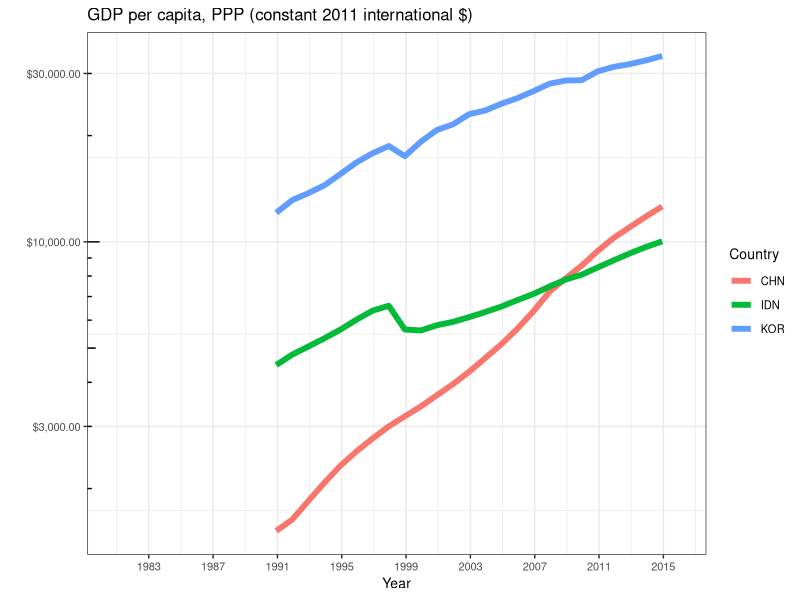
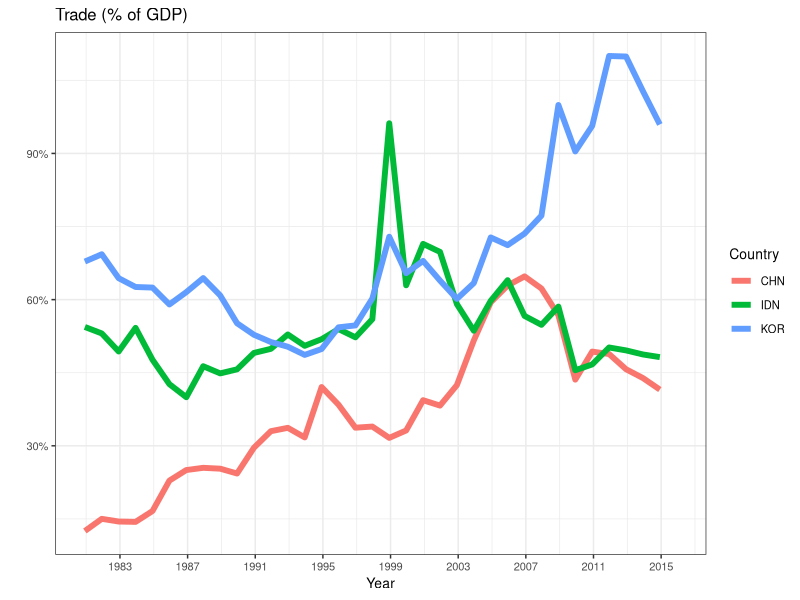
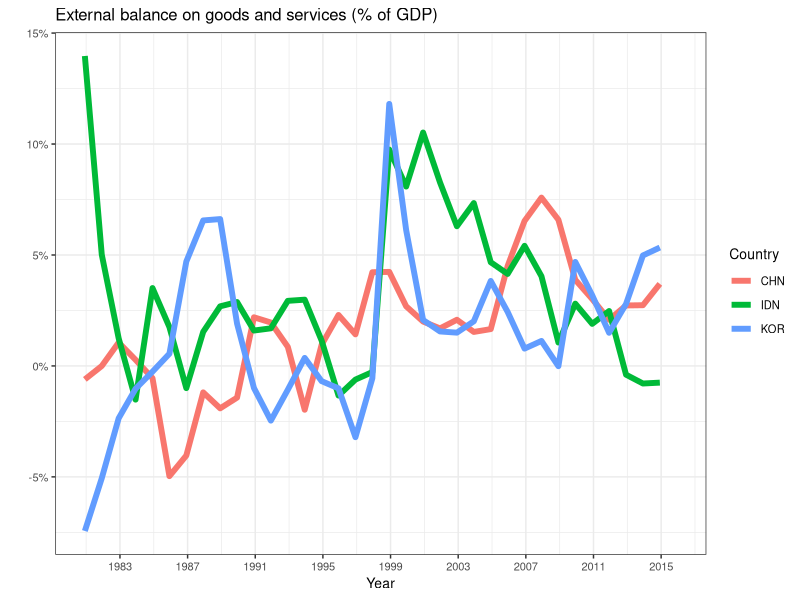
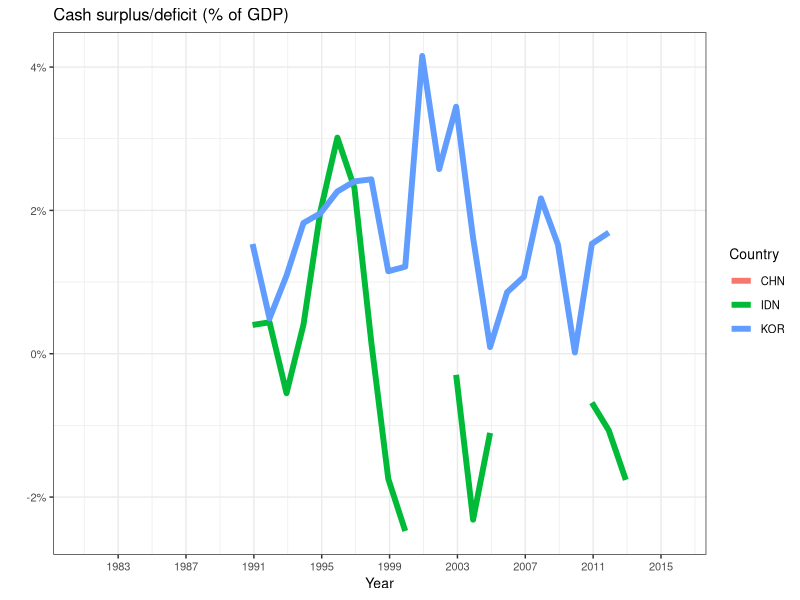
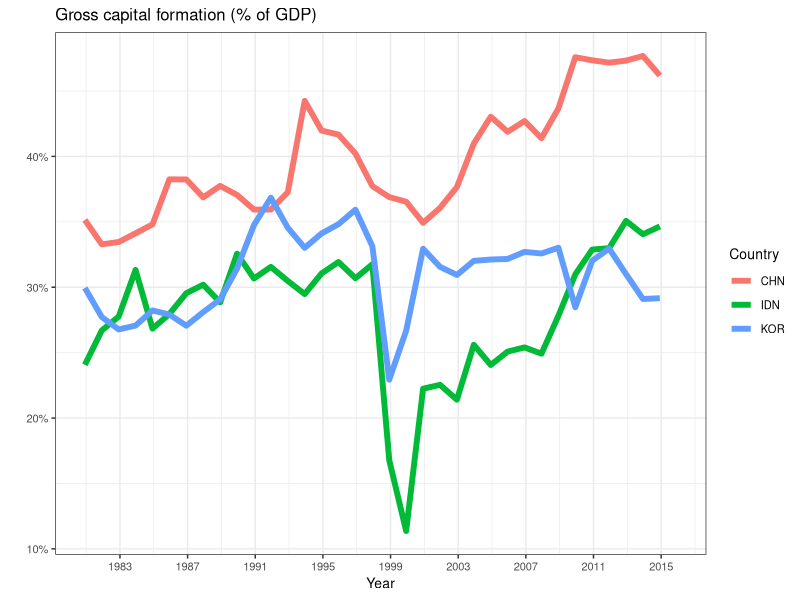
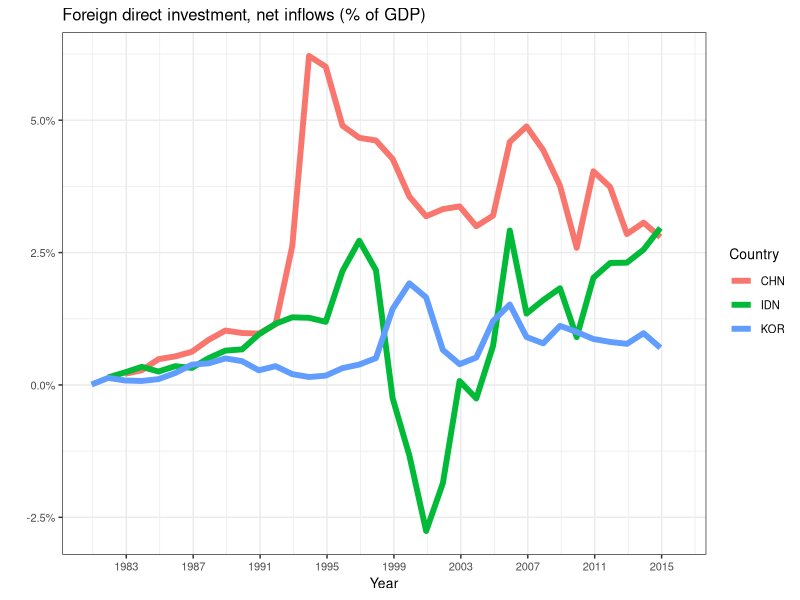
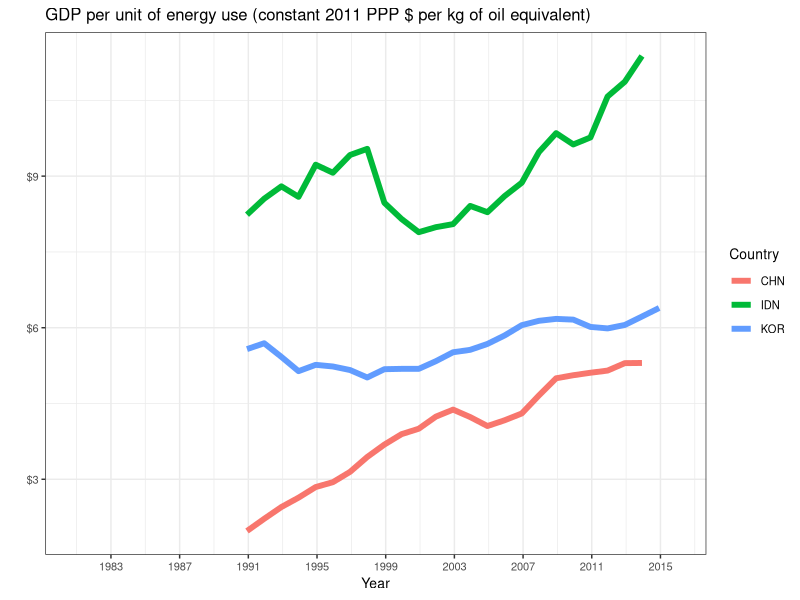
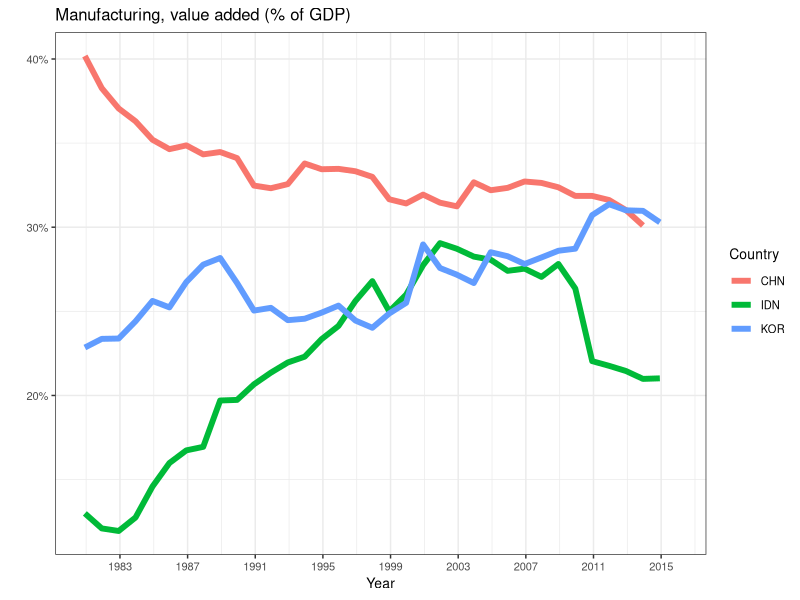

Write the R code that produced these figures, in order.
## ---- chunk 1
library(reshape)
library(ggplot2)
library(plyr)
library(reshape)
library(scales)

x <- read.csv (
    "Team-1-Data.csv", 
    na.strings=c("NA","NaN", " ", "..") 
    )

plotList <- read.csv("Team-1-Definition-and-Source.csv")

names(x)[5:40] <- c(1980:2015)
data <- subset(x, select=-c(Country.Name, Series.Name))
names(data)[1] <- "Country"
mdata <- melt(data, id=c("Series.Code","Country"), variable.name="Year", value.name="Value")
mdata$variable <- as.Date(mdata$variable, format="%Y")
## ---- chunk 2
### Plot 1
p <- ggplot (
    data = mdata[ which(mdata$Series.Code==plotList$Code[1]), ] 
    ,aes(x = variable, y = value, color = Country, group = Country)
)
p + geom_line(aes(), size=2) +
    theme_bw() +
    ggtitle(plotList$Indicator.Name[1]) +
    theme(text = element_text(size=10)) +
    scale_y_log10(name="", labels=dollar) + # This creates a log scale for Plot 1 only
    annotation_logticks(side = "l")  +
    scale_x_date(name = "Year", date_breaks = "4 years", date_labels = "%Y") 
## ---- chunk 3
### Plot 2
p <- ggplot (
    data = mdata[ which(mdata$Series.Code==plotList$Code[2]), ] 
    ,aes(x = variable, y = value/100, color = Country, group = Country)
)
p + geom_line(aes(), size=2) +
    theme_bw() +
    ggtitle(plotList$Indicator.Name[2]) +
    scale_y_continuous(name="",labels=percent) + 
    theme(text = element_text(size=10)) +
    scale_x_date(name = "Year", date_breaks = "4 years", date_labels = "%Y") 
## ---- chunk 4
### Plot 3
p <- ggplot (
    data = mdata[ which(mdata$Series.Code==plotList$Code[3]), ] 
    ,aes(x = variable, y = value/100, color = Country, group = Country)
)
p + geom_line(aes(), size=2) +
    theme_bw() +
    ggtitle(plotList$Indicator.Name[3]) +
    scale_y_continuous(name="",labels=percent) + 
    theme(text = element_text(size=10)) +
    scale_x_date(name = "Year", date_breaks = "4 years", date_labels = "%Y") 
## ---- chunk 5
### Plot 4
p <- ggplot (
    data = mdata[ which(mdata$Series.Code==plotList$Code[4]), ] 
    ,aes(x = variable, y = value/100, color = Country, group = Country)
)
p + geom_line(aes(), size=2) +
    theme_bw() +
    ggtitle(plotList$Indicator.Name[4]) +
    scale_y_continuous(name="",labels=percent) + 
    theme(text = element_text(size=10)) +
    scale_x_date(name = "Year", date_breaks = "4 years", date_labels = "%Y") 
## ---- chunk 6
### Plot 5
p <- ggplot (
    data = mdata[ which(mdata$Series.Code==plotList$Code[5]), ] 
    ,aes(x = variable, y = value/100, color = Country, group = Country)
)
p + geom_line(aes(), size=2) +
    theme_bw() +
    ggtitle(plotList$Indicator.Name[5]) +
    scale_y_continuous(name="",labels=percent) + 
    theme(text = element_text(size=10)) +
    scale_x_date(name = "Year", date_breaks = "4 years", date_labels = "%Y") 
## ---- chunk 7
### Plot 6
p <- ggplot (
    data = mdata[ which(mdata$Series.Code==plotList$Code[6]), ] 
    ,aes(x = variable, y = value/100, color = Country, group = Country)
)
p + geom_line(aes(), size=2) +
    theme_bw() +
    ggtitle(plotList$Indicator.Name[6]) +
    scale_y_continuous(name="",labels=percent) + 
    theme(text = element_text(size=10)) +
    scale_x_date(name = "Year", date_breaks = "4 years", date_labels = "%Y") 
## ---- chunk 8
### Plot 7
p <- ggplot (
    data = mdata[ which(mdata$Series.Code==plotList$Code[7]), ] 
    ,aes(x = variable, y = value, color = Country, group = Country)
)
p + geom_line(aes(), size=2) +
    theme_bw() +
    ggtitle(plotList$Indicator.Name[7]) +
    theme(text = element_text(size=10)) +
    scale_y_continuous(name="", labels=dollar) + # This creates a log scale for Plot 1 only
    scale_x_date(name = "Year", date_breaks = "4 years", date_labels = "%Y") 
## ---- chunk 9
### Plot 8
p <- ggplot (
    data = mdata[ which(mdata$Series.Code==plotList$Code[8]), ] 
    ,aes(x = variable, y = value/100, color = Country, group = Country)
)
p + geom_line(aes(), size=2) +
    theme_bw() +
    ggtitle(plotList$Indicator.Name[8]) +
    scale_y_continuous(name="",labels=percent) + 
    theme(text = element_text(size=10)) +
    scale_x_date(name = "Year", date_breaks = "4 years", date_labels = "%Y") 
